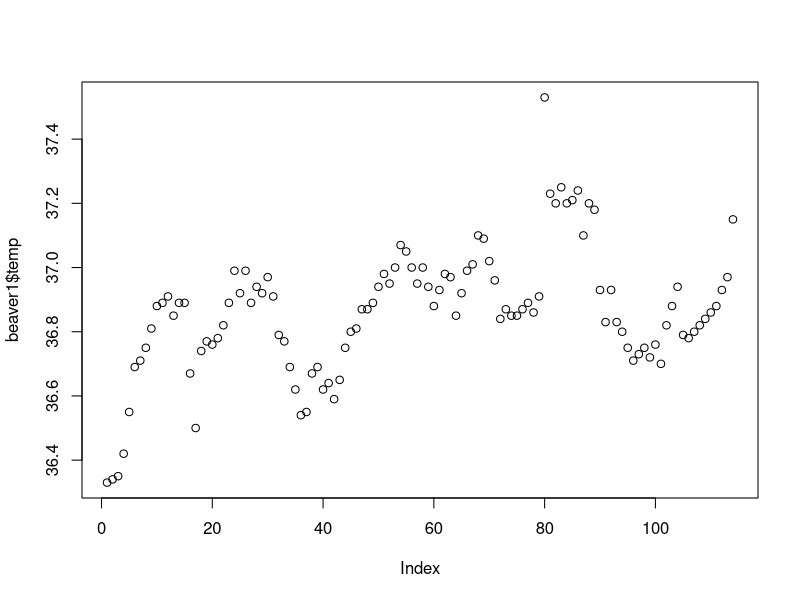
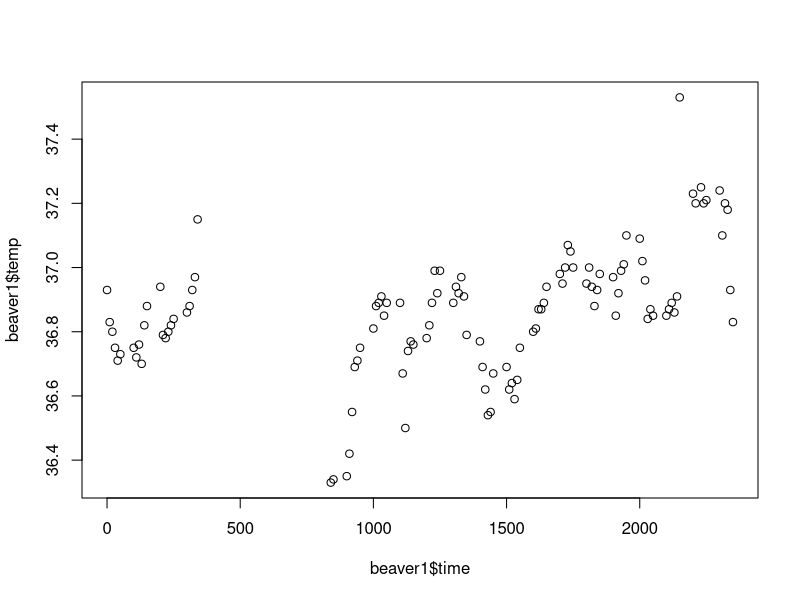
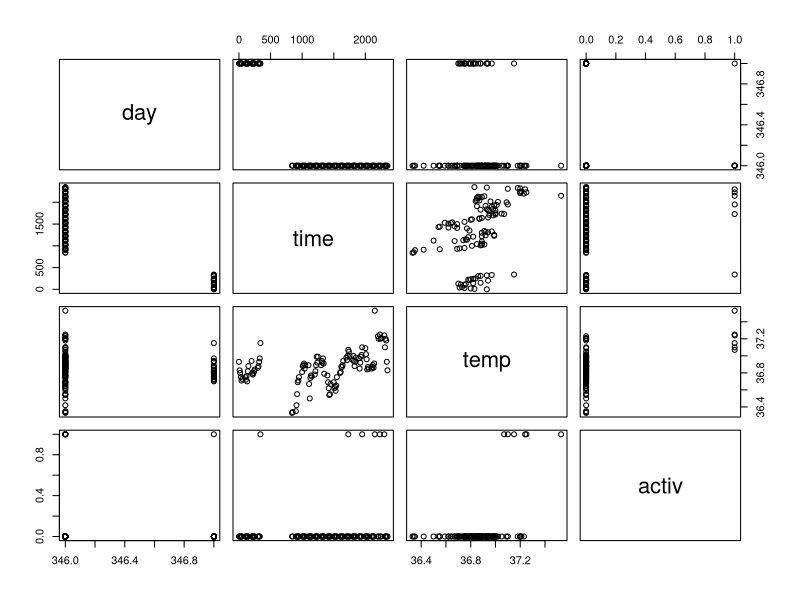
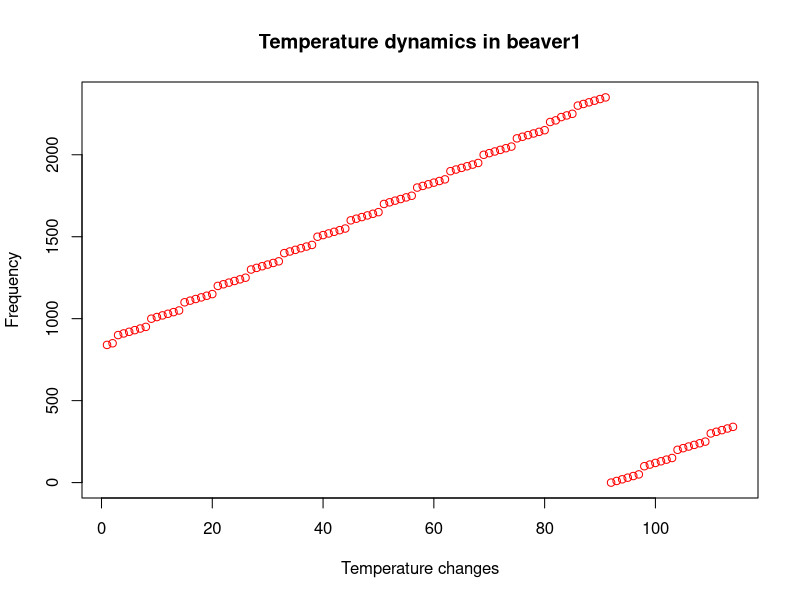
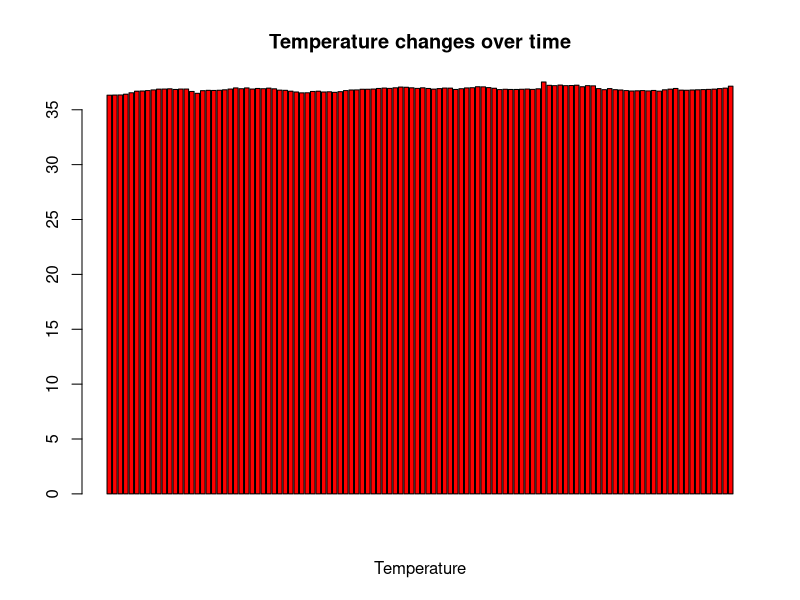
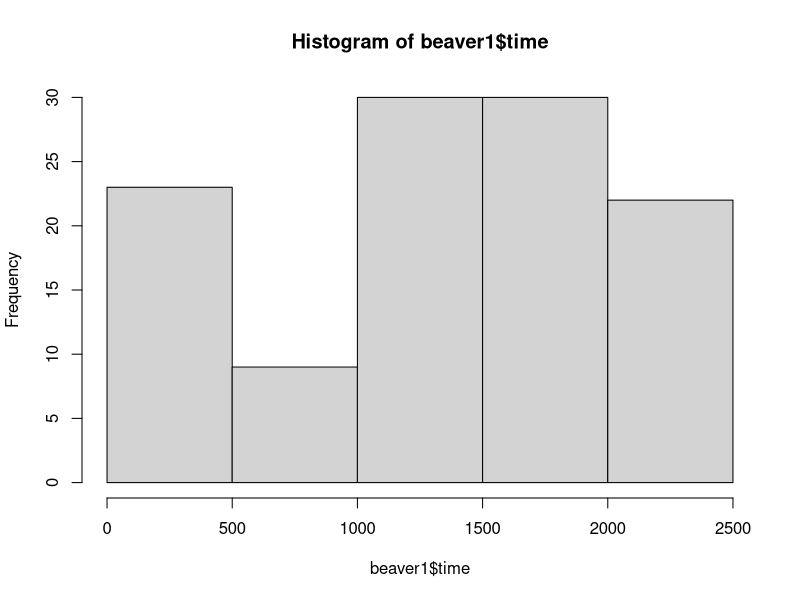
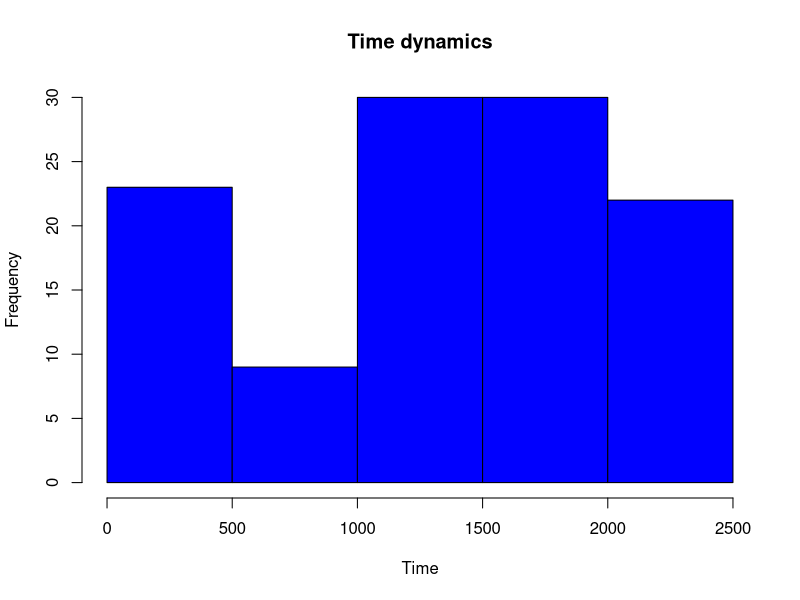
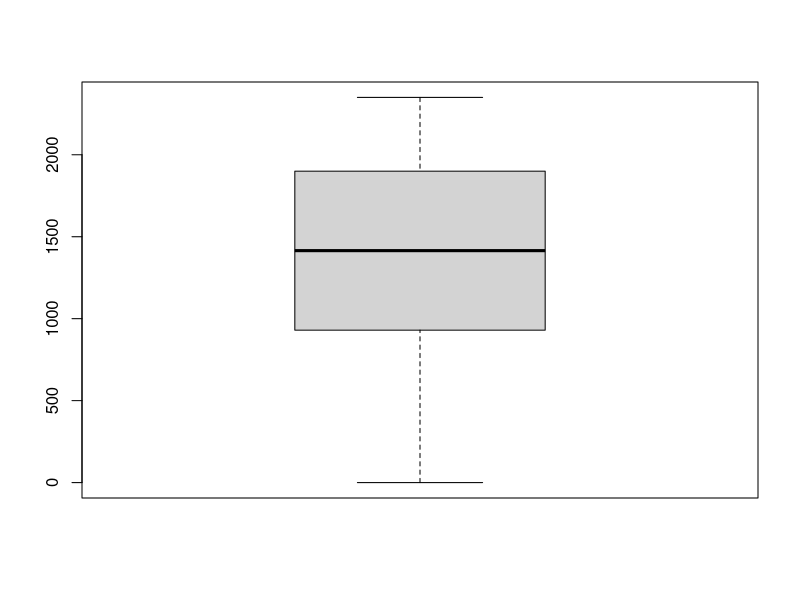

Generate these figures, in order, with R:
beaver1<-datasets::beaver1
head(beaver1)
tail(beaver1)
beaver1[,c(2,3)]
summary(beaver1$time)
summary(beaver1$temp)
summary(beaver1)
plot(beaver1$temp)
plot(beaver1$time,beaver1$temp)
plot(beaver1)


#points and lines
plot(beaver1$time,xlab='Temperature changes',ylab='Frequency',main='Temperature dynamics in beaver1',col='red')


#Horizontal barplot
barplot(beaver1$temp,main='Temperature changes over time',xlab='Temperature',col='red',horiz=FALSE)
hist(beaver1$time)
hist(beaver1$time,main='Time dynamics',xlab='Time',col='blue')


#single boxplot
boxplot(beaver1$time)


#Multiple boxplot
boxplot(beaver1[,1:4],main='Multiple')


par(mfrow=c(3,3),mar=c(2,5,2,1),las=0,bty="n")
plot(beaver1$temp)
plot(beaver1$time,beaver1$temp)
plot(beaver1$temp, type="c")
plot(beaver1$temp,type='s')
plot(beaver1$temp,type="h")
barplot(beaver1$temp,main='Temperature changes over time',xlab='Temperature',col='red',horiz=FALSE)
hist(beaver1$time)
hist(beaver1$time,main='Time dynamics',xlab='Time',col='blue')
boxplot(beaver1$time)
boxplot(beaver1[,1:4],main='Multiple')